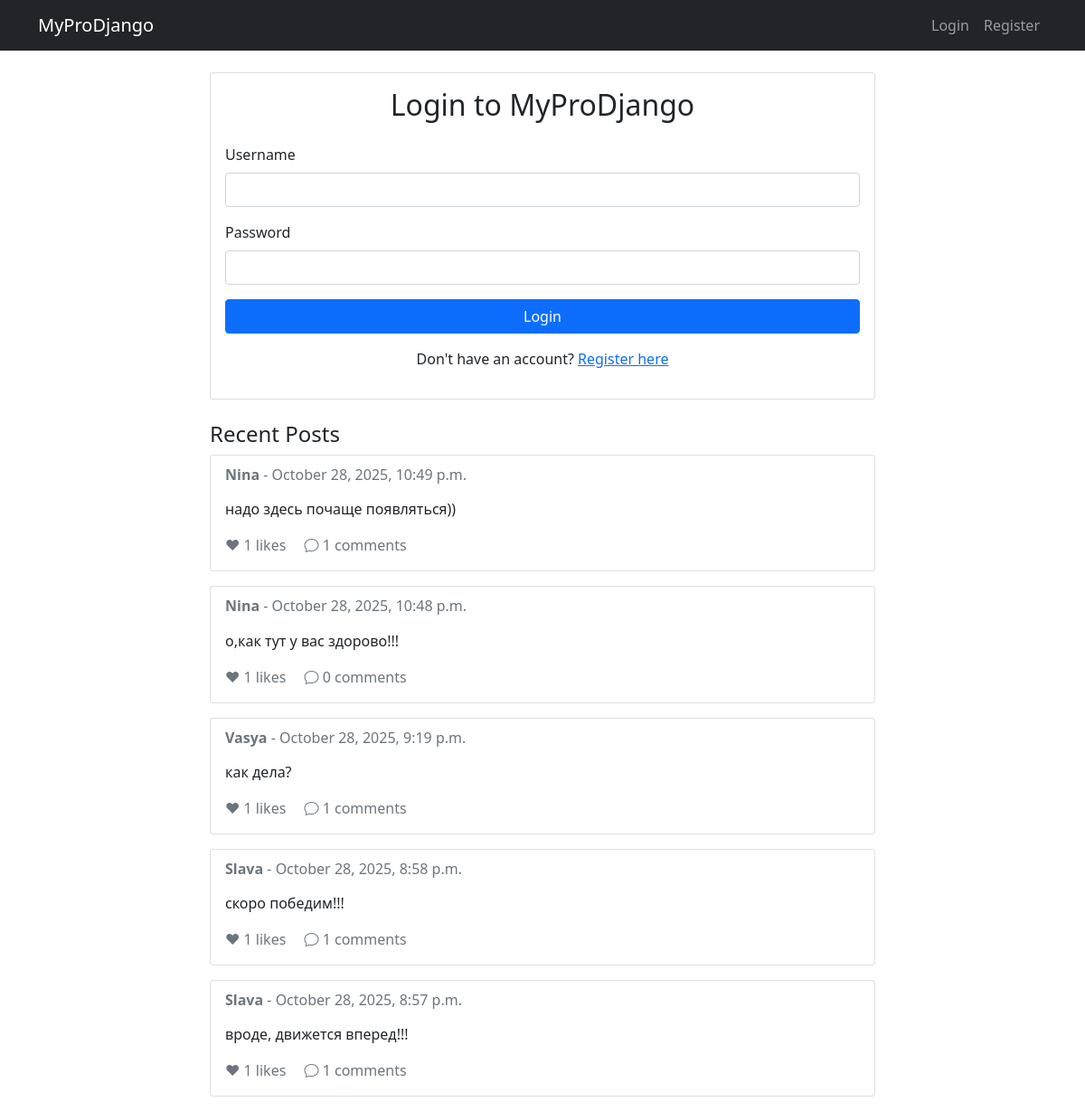
The page / on the database its author committed.
### core/models.py (models this page shows, shortened)
class Post(models.Model):
    author = models.ForeignKey(User, on_delete=models.CASCADE)
    text = models.TextField(max_length=1000)
    image = models.ImageField(upload_to='posts/', blank=True, null=True)
    created_at = models.DateTimeField(auto_now_add=True)
    updated_at = models.DateTimeField(auto_now=True)
    class Meta:
        ordering = ['-created_at']

### core/views.py (the view, shortened to what this page needs)
# urls.py: path('', views.home, name='home'),
def home(request):
    if request.user.is_authenticated:
        subscriptions = Subscription.objects.filter(subscriber=request.user).values_list('target_id', flat=True)
        subscriptions_list = list(subscriptions) + [request.user.id]
        posts = Post.objects.filter(author_id__in=subscriptions_list).order_by('-created_at')
    else:
        posts = Post.objects.all().order_by('-created_at')
    return render(request, 'core/home.html', {'posts': posts})

### core/templates/core/home.html (shortened to what this page needs)
{% extends 'base.html' %}
{% block content %}
<div class="row">
    {% if user.is_authenticated %}
    <div class="col-md-3 mb-4">
        <div class="card">
            <div class="card-body">
                <h6 class="card-title">My Network</h6>
                <div class="text-center">
                    <div class="mb-2">
                        <a href="{% url 'subscriptions-list' %}" class="text-decoration-none">
                            <strong>{{ user.subscriptions.count }}</strong>
                            <div class="text-muted">Subscriptions</div>
                        </a>
                    </div>
                    <div class="mb-2">
                        <a href="{% url 'subscribers-list' %}" class="text-decoration-none">
                            <strong>{{ user.subscribers.count }}</strong>
                            <div class="text-muted">Subscribers</div>
                        </a>
                    </div>
                    <a href="{% url 'explore-users' %}" class="btn btn-outline-primary btn-sm mt-2">Explore Users</a>
                </div>
            </div>
        </div>
        <div class="card mt-3">
            <div class="card-body text-center">
                <div class="bg-primary rounded-circle d-inline-flex align-items-center justify-content-center mb-2"
                     style="width: 60px; height: 60px;">
                    <span class="h6 text-white">{{ user.username|first|upper }}</span>
                </div>
                <h6>{{ user.username }}</h6>
                <a href="{% url 'profile' %}" class="btn btn-outline-secondary btn-sm">My Profile</a>
            </div>
        </div>
    </div>
    <div class="col-md-9">
        <div class="card mb-4">
            <div class="card-body">
                <h5 class="card-title">Create New Post</h5>
                <form method="post" action="{% url 'home' %}" enctype="multipart/form-data">
                    {% csrf_token %}
                    <div class="mb-3">
                        <textarea name="text" class="form-control" rows="3"
                                  placeholder="What's on your mind? (max 1000 characters)"
                                  maxlength="1000" required></textarea>
                    </div>
                    <div class="mb-3">
                        <input type="file" name="image" class="form-control" accept="image/*">
                    </div>
                    <button type="submit" class="btn btn-primary">Post</button>
                    <a href="{% url 'create-post' %}" class="btn btn-outline-secondary">Advanced Editor</a>
                </form>
            </div>
        </div>
        <h4>Feed from Subscriptions</h4>
        {% for post in posts %}
        <div class="card mb-4">
            <div class="card-body">
                <div class="d-flex justify-content-between align-items-start">
                    <h6 class="card-subtitle mb-2 text-muted">
                        <a href="{% url 'user-profile' post.author.id %}" class="text-decoration-none">
                            <strong>{{ post.author.username }}</strong>
                        </a> -
                        <span title="{{ post.created_at|date:'F j, Y, g:i a' }}">
                            {{ post.created_at|date:"F j, Y, g:i a" }}
                        </span>
                    </h6>
                    {% if user == post.author %}
                    <div class="dropdown">
                        <button class="btn btn-sm btn-outline-secondary dropdown-toggle" type="button"
                                data-bs-toggle="dropdown" aria-expanded="false">
                            Actions
                        </button>
                        <ul class="dropdown-menu">
                            <li>
                                <a class="dropdown-item" href="{% url 'edit-post' post.id %}">
                                    Edit
                                </a>
                            </li>
                            <li>
                                <a class="dropdown-item text-danger" href="{% url 'delete-post' post.id %}">
                                    Delete
                                </a>
                            </li>
                        </ul>
                    </div>
                    {% endif %}
                </div>
                <p class="card-text">{{ post.text|linebreaks }}</p>
                {% if post.image %}
                <img src="{{ post.image.url }}" class="img-fluid mb-2" alt="Post image" style="max-height: 300px;">
                {% endif %}
                <div class="d-flex justify-content-between align-items-center mt-2">
                    <div>
                        {% if user.is_authenticated %}
                            <button class="btn btn-outline-danger btn-sm like-btn"
                                    data-post-id="{{ post.id }}"
                                    id="like-btn-{{ post.id }}"
                                    style="font-size: 20px;">
                                ♥ <span id="likes-count-{{ post.id }}">{{ post.likes.count }}</span>
                            </button>
                        {% else %}
                            <span style="color: #6c757d;">
                                ♥ {{ post.likes.count }} likes
                            </span>
                        {% endif %}
                    </div>
                    <div>
                        <span class="text-muted">
                            <i class="bi bi-chat"></i> {{ post.comments.count }} comments
                        </span>
                    </div>
                </div>
                <div class="mt-3">
                    {% if post.comments.all %}
                    <div class="comments-section">
                        <h6 class="text-muted mb-2">Comments:</h6>
                        {% for comment in post.comments.all %}
                        <div class="card mb-2">
                            <div class="card-body py-2">
                                <div class="d-flex justify-content-between align-items-start">
                                    <div class="flex-grow-1">
                                        <a href="{% url 'user-profile' comment.author.id %}" class="text-decoration-none">
                                            <strong>{{ comment.author.username }}</strong>
                                        </a>
                                        <small class="text-muted ms-2">{{ comment.created_at|date:"M j, g:i a" }}</small>
                                        <p class="mb-0 mt-1">{{ comment.text }}</p>
                                    </div>
                                    {% if user == comment.author %}
                                    <div class="dropdown">
                                        <button class="btn btn-sm btn-outline-secondary dropdown-toggle" type="button"
                                                data-bs-toggle="dropdown" aria-expanded="false"
                                                style="padding: 0.1rem 0.3rem; font-size: 0.7rem;">
                                            ⋮
                                        </button>
                                        <ul class="dropdown-menu">
                                            <li>
                                                <form method="post" action="{% url 'delete-comment' comment.id %}" class="d-inline">
                                                    {% csrf_token %}
                                                    <button type="submit" class="dropdown-item text-danger"
                                                            onclick="return confirm('Are you sure you want to delete this comment?')">
                                                        Delete
                                                    </button>
                                                </form>
                                            </li>
                                        </ul>
                                    </div>
                                    {% endif %}
                                </div>
                            </div>
                        </div>
                        {% endfor %}
                    </div>
                    {% endif %}
                    {% if user.is_authenticated %}
                    <div class="comment-form mt-3">
                        <form method="post" action="{% url 'add-comment' post.id %}">
                            {% csrf_token %}
                            <div class="input-group">
                                <textarea name="text" class="form-control" rows="2"
                                          placeholder="Write a comment..." maxlength="500" required></textarea>
                                <button type="submit" class="btn btn-primary">Post</button>
                            </div>
                        </form>
                    </div>
                    {% endif %}
                </div>
            </div>
        </div>
        {% empty %}
        <div class="card">
            <div class="card-body text-center">
                <p class="text-muted">No posts in your feed yet.</p>
                <p class="text-muted">
                    <a href="{% url 'explore-users' %}">Follow other users</a> to see their posts here!
                </p>
            </div>
        </div>
        {% endfor %}
    </div>
    {% else %}
    <div class="col-md-8 mx-auto">
        <div class="card">
            <div class="card-body">
                <h2 class="card-title text-center mb-4">Login to MyProDjango</h2>
                <form method="post" action="{% url 'login' %}">
                    <div class="mb-3">
                        <label for="username" class="form-label">Username</label>
                        <input type="text" name="username" class="form-control" id="username" required>
                    </div>
                    <div class="mb-3">
                        <label for="password" class="form-label">Password</label>
                        <input type="password" name="password" class="form-control" id="password" required>
                    </div>
                    <button type="submit" class="btn btn-primary w-100">Login</button>
                </form>
                <div class="text-center mt-3">
                    <p>Don't have an account? <a href="{% url 'register' %}">Register here</a></p>
                </div>
            </div>
        </div>
        <h4 class="mt-4">Recent Posts</h4>
        {% for post in posts|slice:":5" %}
        <div class="card mb-3">
            <div class="card-body">
                <h6 class="card-subtitle mb-2 text-muted">
                    <strong>{{ post.author.username }}</strong> -
                    <span title="{{ post.created_at|date:'F j, Y, g:i a' }}">
                        {{ post.created_at|date:"F j, Y, g:i a" }}
                    </span>
                </h6>
                <p class="card-text">{{ post.text|linebreaks }}</p>
                <div class="mt-2">
                    <span style="color: #6c757d;">
                        ♥ {{ post.likes.count }} likes
                    </span>
                    <span class="text-muted ms-3">
                        <i class="bi bi-chat"></i> {{ post.comments.count }} comments
                    </span>
                </div>
            </div>
        </div>
        {% empty %}
        <div class="card">
            <div class="card-body text-center">
                <p class="text-muted">No posts yet. <a href="{% url 'register' %}">Register</a> to be the first!</p>
            </div>
        </div>
        {% endfor %}
    </div>
    {% endif %}
</div>
{% endblock %}

### templates/base.html (shortened to what this page needs)
<!DOCTYPE html>
<html lang="en">
<head>
    <link href="https://cdn.jsdelivr.net/npm/bootstrap@5.1.3/dist/css/bootstrap.min.css" rel="stylesheet">
    <link rel="stylesheet" href="https://cdn.jsdelivr.net/npm/bootstrap-icons@1.11.0/font/bootstrap-icons.css">
</head>
<body>
    <nav class="navbar navbar-expand-lg navbar-dark bg-dark">
        <div class="container">
            <a class="navbar-brand" href="{% url 'home' %}">MyProDjango</a>
            <div class="collapse navbar-collapse" id="navbarNav">
                <ul class="navbar-nav ms-auto">
                    {% if user.is_authenticated %}
                        <li class="nav-item">
                            <a class="nav-link" href="{% url 'explore-users' %}">
                                <i class="bi bi-people"></i> Explore
                            </a>
                        </li>
                        <li class="nav-item dropdown">
                            <a class="nav-link dropdown-toggle" href="#" role="button" data-bs-toggle="dropdown">
                                <i class="bi bi-person"></i> {{ user.username }}
                            </a>
                            <ul class="dropdown-menu">
                                <li><a class="dropdown-item" href="{% url 'profile' %}">My Profile</a></li>
                                <li><a class="dropdown-item" href="{% url 'subscriptions-list' %}">My Subscriptions</a></li>
                                <li><a class="dropdown-item" href="{% url 'subscribers-list' %}">My Subscribers</a></li>
                                <li><hr class="dropdown-divider"></li>
                                <li>
                                    <form method="post" action="{% url 'logout' %}" class="d-inline">
                                        {% csrf_token %}
                                        <button type="submit" class="dropdown-item">Logout</button>
                                    </form>
                                </li>
                            </ul>
                        </li>
                    {% else %}
                        <li class="nav-item">
                            <a class="nav-link" href="{% url 'login' %}">Login</a>
                        </li>
                        <li class="nav-item">
                            <a class="nav-link" href="{% url 'register' %}">Register</a>
                        </li>
                    {% endif %}
                </ul>
            </div>
        </div>
    </nav>
    <div class="container mt-4">
        {% block content %}{% endblock %}
    </div>
</body>
</html>

### rows shown on the page
Post: author.username "Nina", created_at "October 28, 2025, 10:49 p.m.", text "надо здесь почаще появляться))", likes.count "1", comments.count "1"
Post: author.username "Nina", created_at "October 28, 2025, 10:48 p.m.", text "о,как тут у вас здорово!!!", likes.count "1", comments.count "0"
Post: author.username "Vasya", created_at "October 28, 2025, 9:19 p.m.", text "как дела?", likes.count "1", comments.count "1"
Post: author.username "Slava", created_at "October 28, 2025, 8:58 p.m.", text "скоро победим!!!", likes.count "1", comments.count "1"
Post: author.username "Slava", created_at "October 28, 2025, 8:57 p.m.", text "вроде, движется вперед!!!", likes.count "1", comments.count "1"
